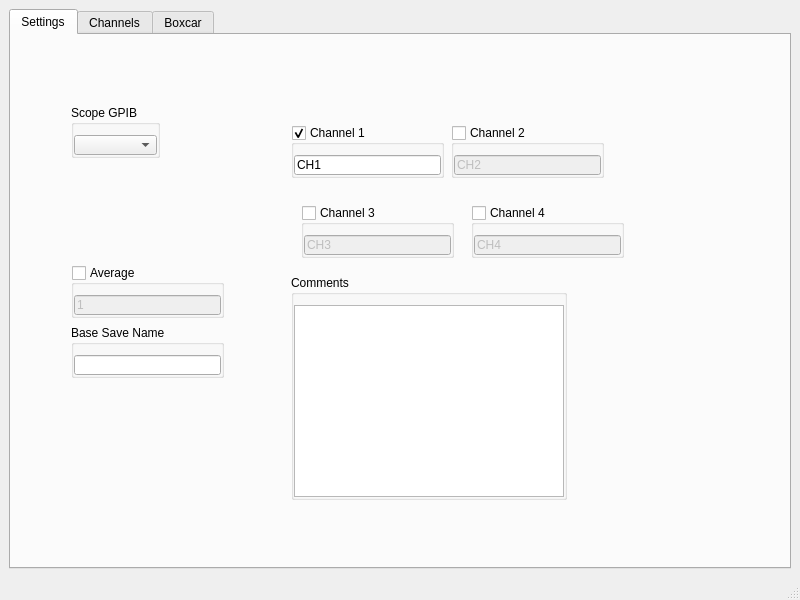
<?xml version="1.0" encoding="UTF-8"?>
<ui version="4.0">
 <class>MainWindow</class>
 <widget class="QMainWindow" name="MainWindow">
  <property name="geometry">
   <rect>
    <x>0</x>
    <y>0</y>
    <width>800</width>
    <height>600</height>
   </rect>
  </property>
  <property name="windowTitle">
   <string>MainWindow</string>
  </property>
  <widget class="QWidget" name="centralwidget">
   <layout class="QHBoxLayout" name="horizontalLayout">
    <item>
     <widget class="QTabWidget" name="tabWidget">
      <property name="currentIndex">
       <number>0</number>
      </property>
      <widget class="QWidget" name="tab">
       <attribute name="title">
        <string>Settings</string>
       </attribute>
       <widget class="QGroupBox" name="groupBox">
        <property name="geometry">
         <rect>
          <x>60</x>
          <y>70</y>
          <width>89</width>
          <height>53</height>
         </rect>
        </property>
        <property name="title">
         <string>Scope GPIB</string>
        </property>
        <property name="flat">
         <bool>true</bool>
        </property>
        <layout class="QHBoxLayout" name="horizontalLayout_2">
         <property name="leftMargin">
          <number>0</number>
         </property>
         <property name="topMargin">
          <number>10</number>
         </property>
         <property name="rightMargin">
          <number>0</number>
         </property>
         <property name="bottomMargin">
          <number>0</number>
         </property>
         <item>
          <widget class="QComboBox" name="cSettingsGPIB"/>
         </item>
        </layout>
       </widget>
       <widget class="QGroupBox" name="cbSettingsCH1">
        <property name="geometry">
         <rect>
          <x>280</x>
          <y>90</y>
          <width>153</width>
          <height>53</height>
         </rect>
        </property>
        <property name="title">
         <string>Channel 1</string>
        </property>
        <property name="flat">
         <bool>true</bool>
        </property>
        <property name="checkable">
         <bool>true</bool>
        </property>
        <layout class="QHBoxLayout" name="horizontalLayout_3">
         <property name="leftMargin">
          <number>0</number>
         </property>
         <property name="topMargin">
          <number>10</number>
         </property>
         <property name="rightMargin">
          <number>0</number>
         </property>
         <property name="bottomMargin">
          <number>0</number>
         </property>
         <item>
          <widget class="QLineEdit" name="tSettingsCH1">
           <property name="text">
            <string>CH1</string>
           </property>
          </widget>
         </item>
        </layout>
       </widget>
       <widget class="QGroupBox" name="cbSettingsCH2">
        <property name="geometry">
         <rect>
          <x>440</x>
          <y>90</y>
          <width>153</width>
          <height>53</height>
         </rect>
        </property>
        <property name="title">
         <string>Channel 2</string>
        </property>
        <property name="flat">
         <bool>true</bool>
        </property>
        <property name="checkable">
         <bool>true</bool>
        </property>
        <property name="checked">
         <bool>false</bool>
        </property>
        <layout class="QHBoxLayout" name="horizontalLayout_4">
         <property name="leftMargin">
          <number>0</number>
         </property>
         <property name="topMargin">
          <number>10</number>
         </property>
         <property name="rightMargin">
          <number>0</number>
         </property>
         <property name="bottomMargin">
          <number>0</number>
         </property>
         <item>
          <widget class="QLineEdit" name="tSettingsCH2">
           <property name="text">
            <string>CH2</string>
           </property>
          </widget>
         </item>
        </layout>
       </widget>
       <widget class="QGroupBox" name="cbSettingsCH3">
        <property name="geometry">
         <rect>
          <x>290</x>
          <y>170</y>
          <width>153</width>
          <height>53</height>
         </rect>
        </property>
        <property name="title">
         <string>Channel 3</string>
        </property>
        <property name="flat">
         <bool>true</bool>
        </property>
        <property name="checkable">
         <bool>true</bool>
        </property>
        <property name="checked">
         <bool>false</bool>
        </property>
        <layout class="QHBoxLayout" name="horizontalLayout_6">
         <property name="leftMargin">
          <number>0</number>
         </property>
         <property name="topMargin">
          <number>10</number>
         </property>
         <property name="rightMargin">
          <number>0</number>
         </property>
         <property name="bottomMargin">
          <number>0</number>
         </property>
         <item>
          <widget class="QLineEdit" name="tSettingsCH3">
           <property name="text">
            <string>CH3</string>
           </property>
          </widget>
         </item>
        </layout>
       </widget>
       <widget class="QGroupBox" name="cbSettingsCH4">
        <property name="geometry">
         <rect>
          <x>460</x>
          <y>170</y>
          <width>153</width>
          <height>53</height>
         </rect>
        </property>
        <property name="title">
         <string>Channel 4</string>
        </property>
        <property name="flat">
         <bool>true</bool>
        </property>
        <property name="checkable">
         <bool>true</bool>
        </property>
        <property name="checked">
         <bool>false</bool>
        </property>
        <layout class="QHBoxLayout" name="horizontalLayout_5">
         <property name="leftMargin">
          <number>0</number>
         </property>
         <property name="topMargin">
          <number>10</number>
         </property>
         <property name="rightMargin">
          <number>0</number>
         </property>
         <property name="bottomMargin">
          <number>0</number>
         </property>
         <item>
          <widget class="QLineEdit" name="tSettingsCH4">
           <property name="text">
            <string>CH4</string>
           </property>
          </widget>
         </item>
        </layout>
       </widget>
       <widget class="QGroupBox" name="groupBox_2">
        <property name="geometry">
         <rect>
          <x>60</x>
          <y>290</y>
          <width>153</width>
          <height>53</height>
         </rect>
        </property>
        <property name="title">
         <string>Base Save Name</string>
        </property>
        <property name="flat">
         <bool>true</bool>
        </property>
        <layout class="QHBoxLayout" name="horizontalLayout_8">
         <property name="leftMargin">
          <number>0</number>
         </property>
         <property name="topMargin">
          <number>10</number>
         </property>
         <property name="rightMargin">
          <number>0</number>
         </property>
         <property name="bottomMargin">
          <number>0</number>
         </property>
         <item>
          <widget class="QLineEdit" name="lineEdit"/>
         </item>
        </layout>
       </widget>
       <widget class="QGroupBox" name="cbSettingsAve">
        <property name="geometry">
         <rect>
          <x>60</x>
          <y>230</y>
          <width>153</width>
          <height>53</height>
         </rect>
        </property>
        <property name="title">
         <string>Average</string>
        </property>
        <property name="flat">
         <bool>true</bool>
        </property>
        <property name="checkable">
         <bool>true</bool>
        </property>
        <property name="checked">
         <bool>false</bool>
        </property>
        <layout class="QHBoxLayout" name="horizontalLayout_7">
         <property name="leftMargin">
          <number>0</number>
         </property>
         <property name="topMargin">
          <number>10</number>
         </property>
         <property name="rightMargin">
          <number>0</number>
         </property>
         <property name="bottomMargin">
          <number>0</number>
         </property>
         <item>
          <widget class="QINumberEdit" name="tSettingsAve">
           <property name="text">
            <string>1</string>
           </property>
          </widget>
         </item>
        </layout>
       </widget>
       <widget class="QGroupBox" name="groupBox_3">
        <property name="geometry">
         <rect>
          <x>280</x>
          <y>240</y>
          <width>276</width>
          <height>225</height>
         </rect>
        </property>
        <property name="title">
         <string>Comments</string>
        </property>
        <property name="flat">
         <bool>true</bool>
        </property>
        <layout class="QHBoxLayout" name="horizontalLayout_9">
         <property name="leftMargin">
          <number>0</number>
         </property>
         <property name="topMargin">
          <number>10</number>
         </property>
         <property name="rightMargin">
          <number>0</number>
         </property>
         <property name="bottomMargin">
          <number>0</number>
         </property>
         <item>
          <widget class="QPlainTextEdit" name="plainTextEdit"/>
         </item>
        </layout>
       </widget>
      </widget>
      <widget class="QWidget" name="tab_2">
       <attribute name="title">
        <string>Channels</string>
       </attribute>
       <widget class="QWidget" name="horizontalLayoutWidget">
        <property name="geometry">
         <rect>
          <x>140</x>
          <y>50</y>
          <width>471</width>
          <height>181</height>
         </rect>
        </property>
        <layout class="QHBoxLayout" name="hlChannels"/>
       </widget>
       <widget class="QButtonDblClick" name="bCHSave">
        <property name="geometry">
         <rect>
          <x>610</x>
          <y>430</y>
          <width>75</width>
          <height>23</height>
         </rect>
        </property>
        <property name="text">
         <string>Save</string>
        </property>
       </widget>
       <widget class="QPushButton" name="bCHPause">
        <property name="geometry">
         <rect>
          <x>470</x>
          <y>440</y>
          <width>75</width>
          <height>23</height>
         </rect>
        </property>
        <property name="text">
         <string>Pause</string>
        </property>
       </widget>
      </widget>
      <widget class="QWidget" name="tab_3">
       <attribute name="title">
        <string>Boxcar</string>
       </attribute>
       <widget class="QGraphicsView" name="graphicsView">
        <property name="geometry">
         <rect>
          <x>210</x>
          <y>60</y>
          <width>256</width>
          <height>192</height>
         </rect>
        </property>
       </widget>
       <widget class="QPushButton" name="pushButton_2">
        <property name="geometry">
         <rect>
          <x>410</x>
          <y>420</y>
          <width>75</width>
          <height>23</height>
         </rect>
        </property>
        <property name="text">
         <string>Popout</string>
        </property>
       </widget>
       <widget class="QPushButton" name="pushButton_3">
        <property name="geometry">
         <rect>
          <x>400</x>
          <y>460</y>
          <width>75</width>
          <height>23</height>
         </rect>
        </property>
        <property name="text">
         <string>Save</string>
        </property>
       </widget>
       <widget class="QPushButton" name="pushButton_4">
        <property name="geometry">
         <rect>
          <x>520</x>
          <y>420</y>
          <width>75</width>
          <height>23</height>
         </rect>
        </property>
        <property name="text">
         <string>Pause</string>
        </property>
       </widget>
      </widget>
     </widget>
    </item>
   </layout>
  </widget>
  <widget class="QMenuBar" name="menubar">
   <property name="geometry">
    <rect>
     <x>0</x>
     <y>0</y>
     <width>800</width>
     <height>21</height>
    </rect>
   </property>
  </widget>
  <widget class="QStatusBar" name="statusbar"/>
 </widget>
 <customwidgets>
  <customwidget>
   <class>QButtonDblClick</class>
   <extends>QPushButton</extends>
   <header>InstsAndQt.customQt</header>
  </customwidget>
  <customwidget>
   <class>QINumberEdit</class>
   <extends>QLineEdit</extends>
   <header>InstsAndQt.customQt</header>
  </customwidget>
 </customwidgets>
 <resources/>
 <connections/>
</ui>
